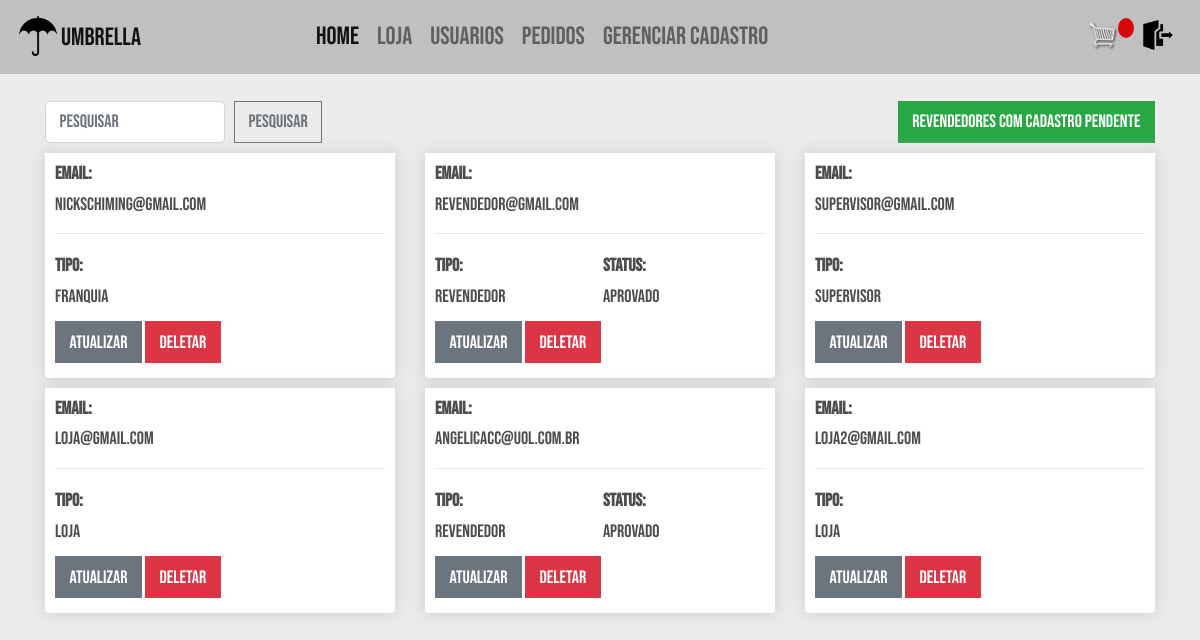
/usuarios/ (signed in), run on the app's committed database.
### users/models.py (models this page shows)
class User(AbstractBaseUser, PermissionsMixin):
    email = models.EmailField(_('email'), unique=True)
    is_staff = models.BooleanField(
        _('staff status'),
        default=False,
    )
    is_active = models.BooleanField(
        _('active'),
        default=True,
    )
    criado = models.DateTimeField(
        _('criado'),
        default=timezone.now,
    )
    REVENDEDOR = 'revendedor'
    LOJA = 'loja'
    SUPERVISOR = 'supervisor'
    FRANQUIA = 'franquia'
    opcoes_tipo = [
        (REVENDEDOR, "Revendedor"),
        (LOJA, "Loja"),
        (SUPERVISOR, "Supervisor"),
        (FRANQUIA, "Franquia"),
    ]
    tipo = models.CharField(
        _("tipo"), max_length=50, choices=opcoes_tipo, default=REVENDEDOR, null = True, blank = True)
    objects = UserManager()
    USERNAME_FIELD = 'email'
    def __str__(self):
        return self.email

### vendas/views.py (the view)
# urls.py: path('usuarios/', views.lista_usuarios, name='usuarios'),
@login_required
@user_passes_test(supervisor_franquia_check)
def lista_usuarios(request):
    usuarios = User.objects.all()
    return render(request, "vendas/usuarios.html", {'usuarios': usuarios})

### vendas/views.py (called while the page is built)
def supervisor_franquia_check(user):
    if user.tipo == User.SUPERVISOR or user.tipo == User.FRANQUIA:
        return True
    else:
        return False

### vendas/templates/vendas/usuarios.html
{% extends 'vendas/base.html' %}
{% load static %}
{% block content %}
	<form class="form-inline" action="{% url 'pesquisa_usuarios' %}" method="get">
		<input class="form-control mr-sm-2" name="q" type="search" placeholder="Pesquisar" aria-label="Pesquisar">
		<button class="btn btn-outline-secondary my-2 my-sm-0" type="submit">Pesquisar</button>
		<a class="btn btn-success ml-auto mr-0" href="{% url 'pesquisa_rev_novo' %}">Revendedores com cadastro pendente</a>
	</form>
	<div class="row">
		{% if not usuarios %}
		<h2><strong>Nenhum pedido encontrado</strong></h2>
		{% else %}
			{% for usuario in usuarios %}
				<div class="col-lg-4">
					<div class="box-element product">
						<h6><strong>Email:</strong></h6>
						<h6>{{usuario.email}}</h6>
						<hr>
						<div class="d-inline-flex w-50 flex-column">
							<h6 ><strong>Tipo: </strong></h6>
							<h6 >{{usuario.tipo}}</h6>
						</div>
						{% if usuario.revendedor %}
							<div class="d-inline-flex flex-column">
								<h6><strong>Status: </strong></h6>
								{% if usuario.revendedor.is_aprovado %}
									<h6>Aprovado</h6>
								{% else %}
									<h6>Pendente</h6>
								{% endif %}
							</div>
						{% endif %}
                        <div>
                            <a class="btn btn-secondary btn-me mt-1 mb-1" href="{% url 'atualizar_usuario' usuario.id %}">Atualizar</a>
                            <a class="btn btn-danger btn-me mt-1 mb-1" href="{% url 'deletar_usuario' usuario.id %}">Deletar</a>
                        </div>
					</div>
				</div>
			{% endfor %}
		{% endif %}
	</div>
{% endblock content %}

### vendas/static/vendas/css/style.css (style rules this page uses)
html { font-size: 18px; }
body { margin: 0; padding: 0; font-family: 'Bebas Neue', sans-serif; background-color: #EBEBEB; background-size: cover; background-repeat: no-repeat; background-position: center; height: 100vh; }
h1, h2, h3, h4, h5, h6 { color: hsl(0, 0%, 30%); }
.box-element { box-shadow: hsl(0, 0%, 80%) 0 0 16px; background-color: #fff; border-radius: 4px; padding: 10px; }
.product { border-radius: 0 0 4px 4px; }
.col-lg-4, .col-lg-6, .col-lg-8, .col-lg-12 { margin-top: 10px; }
.btn { border-radius: 0; }

### data on the page
User: email "nickschiming@gmail.com", tipo "franquia"
User: email "revendedor@gmail.com", tipo "revendedor", shows "Status:", shows "Aprovado"
User: email "supervisor@gmail.com", tipo "supervisor"
User: email "loja@gmail.com", tipo "loja"
User: email "angelicacc@uol.com.br", tipo "revendedor", shows "Status:", shows "Aprovado"
User: email "loja2@gmail.com", tipo "loja"
